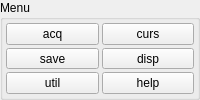
      <widget class="QGroupBox" name="menuGrpBox">
       <property name="enabled">
        <bool>true</bool>
       </property>
       <property name="sizePolicy">
        <sizepolicy hsizetype="Minimum" vsizetype="Ignored">
         <horstretch>0</horstretch>
         <verstretch>0</verstretch>
        </sizepolicy>
       </property>
       <property name="font">
        <font>
         <italic>false</italic>
         <bold>false</bold>
        </font>
       </property>
       <property name="mouseTracking">
        <bool>false</bool>
       </property>
       <property name="tabletTracking">
        <bool>false</bool>
       </property>
       <property name="windowOpacity">
        <double>1.000000000000000</double>
       </property>
       <property name="windowModified">
        <bool>false</bool>
       </property>
       <property name="toolTipDuration">
        <number>-1</number>
       </property>
       <property name="autoFillBackground">
        <bool>false</bool>
       </property>
       <property name="title">
        <string>Menu</string>
       </property>
       <property name="checked">
        <bool>false</bool>
       </property>
       <layout class="QGridLayout" name="gridLayout_10">
        <property name="leftMargin">
         <number>3</number>
        </property>
        <property name="topMargin">
         <number>3</number>
        </property>
        <property name="rightMargin">
         <number>3</number>
        </property>
        <property name="bottomMargin">
         <number>3</number>
        </property>
        <property name="spacing">
         <number>3</number>
        </property>
        <item row="1" column="2">
         <widget class="QPushButton" name="dispButton">
          <property name="enabled">
           <bool>true</bool>
          </property>
          <property name="sizePolicy">
           <sizepolicy hsizetype="Ignored" vsizetype="Ignored">
            <horstretch>0</horstretch>
            <verstretch>0</verstretch>
           </sizepolicy>
          </property>
          <property name="font">
           <font>
            <italic>false</italic>
            <bold>false</bold>
           </font>
          </property>
          <property name="mouseTracking">
           <bool>false</bool>
          </property>
          <property name="tabletTracking">
           <bool>false</bool>
          </property>
          <property name="windowOpacity">
           <double>1.000000000000000</double>
          </property>
          <property name="windowModified">
           <bool>false</bool>
          </property>
          <property name="toolTipDuration">
           <number>-1</number>
          </property>
          <property name="autoFillBackground">
           <bool>false</bool>
          </property>
          <property name="text">
           <string>disp</string>
          </property>
          <property name="iconSize">
           <size>
            <width>16</width>
            <height>16</height>
           </size>
          </property>
          <property name="checked">
           <bool>false</bool>
          </property>
          <property name="autoRepeat">
           <bool>false</bool>
          </property>
          <property name="autoExclusive">
           <bool>false</bool>
          </property>
          <property name="autoRepeatDelay">
           <number>300</number>
          </property>
          <property name="autoRepeatInterval">
           <number>100</number>
          </property>
          <property name="autoDefault">
           <bool>false</bool>
          </property>
          <property name="default">
           <bool>false</bool>
          </property>
         </widget>
        </item>
        <item row="2" column="1">
         <widget class="QPushButton" name="utilButton">
          <property name="enabled">
           <bool>true</bool>
          </property>
          <property name="sizePolicy">
           <sizepolicy hsizetype="Ignored" vsizetype="Ignored">
            <horstretch>0</horstretch>
            <verstretch>0</verstretch>
           </sizepolicy>
          </property>
          <property name="font">
           <font>
            <italic>false</italic>
            <bold>false</bold>
           </font>
          </property>
          <property name="mouseTracking">
           <bool>false</bool>
          </property>
          <property name="tabletTracking">
           <bool>false</bool>
          </property>
          <property name="windowOpacity">
           <double>1.000000000000000</double>
          </property>
          <property name="windowModified">
           <bool>false</bool>
          </property>
          <property name="toolTipDuration">
           <number>-1</number>
          </property>
          <property name="autoFillBackground">
           <bool>false</bool>
          </property>
          <property name="text">
           <string>util</string>
          </property>
          <property name="iconSize">
           <size>
            <width>16</width>
            <height>16</height>
           </size>
          </property>
          <property name="checked">
           <bool>false</bool>
          </property>
          <property name="autoRepeat">
           <bool>false</bool>
          </property>
          <property name="autoExclusive">
           <bool>false</bool>
          </property>
          <property name="autoRepeatDelay">
           <number>300</number>
          </property>
          <property name="autoRepeatInterval">
           <number>100</number>
          </property>
          <property name="autoDefault">
           <bool>false</bool>
          </property>
          <property name="default">
           <bool>false</bool>
          </property>
         </widget>
        </item>
        <item row="0" column="1">
         <widget class="QPushButton" name="acqButton">
          <property name="enabled">
           <bool>true</bool>
          </property>
          <property name="sizePolicy">
           <sizepolicy hsizetype="Ignored" vsizetype="Ignored">
            <horstretch>0</horstretch>
            <verstretch>0</verstretch>
           </sizepolicy>
          </property>
          <property name="font">
           <font>
            <italic>false</italic>
            <bold>false</bold>
           </font>
          </property>
          <property name="mouseTracking">
           <bool>false</bool>
          </property>
          <property name="tabletTracking">
           <bool>false</bool>
          </property>
          <property name="windowOpacity">
           <double>1.000000000000000</double>
          </property>
          <property name="windowModified">
           <bool>false</bool>
          </property>
          <property name="toolTipDuration">
           <number>-1</number>
          </property>
          <property name="autoFillBackground">
           <bool>false</bool>
          </property>
          <property name="text">
           <string>acq</string>
          </property>
          <property name="iconSize">
           <size>
            <width>16</width>
            <height>16</height>
           </size>
          </property>
          <property name="checked">
           <bool>false</bool>
          </property>
          <property name="autoRepeat">
           <bool>false</bool>
          </property>
          <property name="autoExclusive">
           <bool>false</bool>
          </property>
          <property name="autoRepeatDelay">
           <number>300</number>
          </property>
          <property name="autoRepeatInterval">
           <number>100</number>
          </property>
          <property name="autoDefault">
           <bool>false</bool>
          </property>
          <property name="default">
           <bool>false</bool>
          </property>
         </widget>
        </item>
        <item row="1" column="1">
         <widget class="QPushButton" name="saveButton">
          <property name="enabled">
           <bool>true</bool>
          </property>
          <property name="sizePolicy">
           <sizepolicy hsizetype="Ignored" vsizetype="Ignored">
            <horstretch>0</horstretch>
            <verstretch>0</verstretch>
           </sizepolicy>
          </property>
          <property name="font">
           <font>
            <italic>false</italic>
            <bold>false</bold>
           </font>
          </property>
          <property name="mouseTracking">
           <bool>false</bool>
          </property>
          <property name="tabletTracking">
           <bool>false</bool>
          </property>
          <property name="windowOpacity">
           <double>1.000000000000000</double>
          </property>
          <property name="windowModified">
           <bool>false</bool>
          </property>
          <property name="toolTipDuration">
           <number>-1</number>
          </property>
          <property name="autoFillBackground">
           <bool>false</bool>
          </property>
          <property name="text">
           <string>save</string>
          </property>
          <property name="iconSize">
           <size>
            <width>16</width>
            <height>16</height>
           </size>
          </property>
          <property name="checked">
           <bool>false</bool>
          </property>
          <property name="autoRepeat">
           <bool>false</bool>
          </property>
          <property name="autoExclusive">
           <bool>false</bool>
          </property>
          <property name="autoRepeatDelay">
           <number>300</number>
          </property>
          <property name="autoRepeatInterval">
           <number>100</number>
          </property>
          <property name="autoDefault">
           <bool>false</bool>
          </property>
          <property name="default">
           <bool>false</bool>
          </property>
         </widget>
        </item>
        <item row="2" column="2">
         <widget class="QPushButton" name="helpButton">
          <property name="enabled">
           <bool>true</bool>
          </property>
          <property name="sizePolicy">
           <sizepolicy hsizetype="Ignored" vsizetype="Ignored">
            <horstretch>0</horstretch>
            <verstretch>0</verstretch>
           </sizepolicy>
          </property>
          <property name="font">
           <font>
            <italic>false</italic>
            <bold>false</bold>
           </font>
          </property>
          <property name="mouseTracking">
           <bool>false</bool>
          </property>
          <property name="tabletTracking">
           <bool>false</bool>
          </property>
          <property name="windowOpacity">
           <double>1.000000000000000</double>
          </property>
          <property name="windowModified">
           <bool>false</bool>
          </property>
          <property name="toolTipDuration">
           <number>-1</number>
          </property>
          <property name="autoFillBackground">
           <bool>false</bool>
          </property>
          <property name="text">
           <string>help</string>
          </property>
          <property name="iconSize">
           <size>
            <width>16</width>
            <height>16</height>
           </size>
          </property>
          <property name="checked">
           <bool>false</bool>
          </property>
          <property name="autoRepeat">
           <bool>false</bool>
          </property>
          <property name="autoExclusive">
           <bool>false</bool>
          </property>
          <property name="autoRepeatDelay">
           <number>300</number>
          </property>
          <property name="autoRepeatInterval">
           <number>100</number>
          </property>
          <property name="autoDefault">
           <bool>false</bool>
          </property>
          <property name="default">
           <bool>false</bool>
          </property>
         </widget>
        </item>
        <item row="0" column="2">
         <widget class="QPushButton" name="cursButton">
          <property name="enabled">
           <bool>true</bool>
          </property>
          <property name="sizePolicy">
           <sizepolicy hsizetype="Ignored" vsizetype="Ignored">
            <horstretch>0</horstretch>
            <verstretch>0</verstretch>
           </sizepolicy>
          </property>
          <property name="font">
           <font>
            <italic>false</italic>
            <bold>false</bold>
           </font>
          </property>
          <property name="mouseTracking">
           <bool>false</bool>
          </property>
          <property name="tabletTracking">
           <bool>false</bool>
          </property>
          <property name="windowOpacity">
           <double>1.000000000000000</double>
          </property>
          <property name="windowModified">
           <bool>false</bool>
          </property>
          <property name="toolTipDuration">
           <number>-1</number>
          </property>
          <property name="autoFillBackground">
           <bool>false</bool>
          </property>
          <property name="text">
           <string>curs</string>
          </property>
          <property name="iconSize">
           <size>
            <width>16</width>
            <height>16</height>
           </size>
          </property>
          <property name="checked">
           <bool>false</bool>
          </property>
          <property name="autoRepeat">
           <bool>false</bool>
          </property>
          <property name="autoExclusive">
           <bool>false</bool>
          </property>
          <property name="autoRepeatDelay">
           <number>300</number>
          </property>
          <property name="autoRepeatInterval">
           <number>100</number>
          </property>
          <property name="autoDefault">
           <bool>false</bool>
          </property>
          <property name="default">
           <bool>false</bool>
          </property>
         </widget>
        </item>
       </layout>
      </widget>
